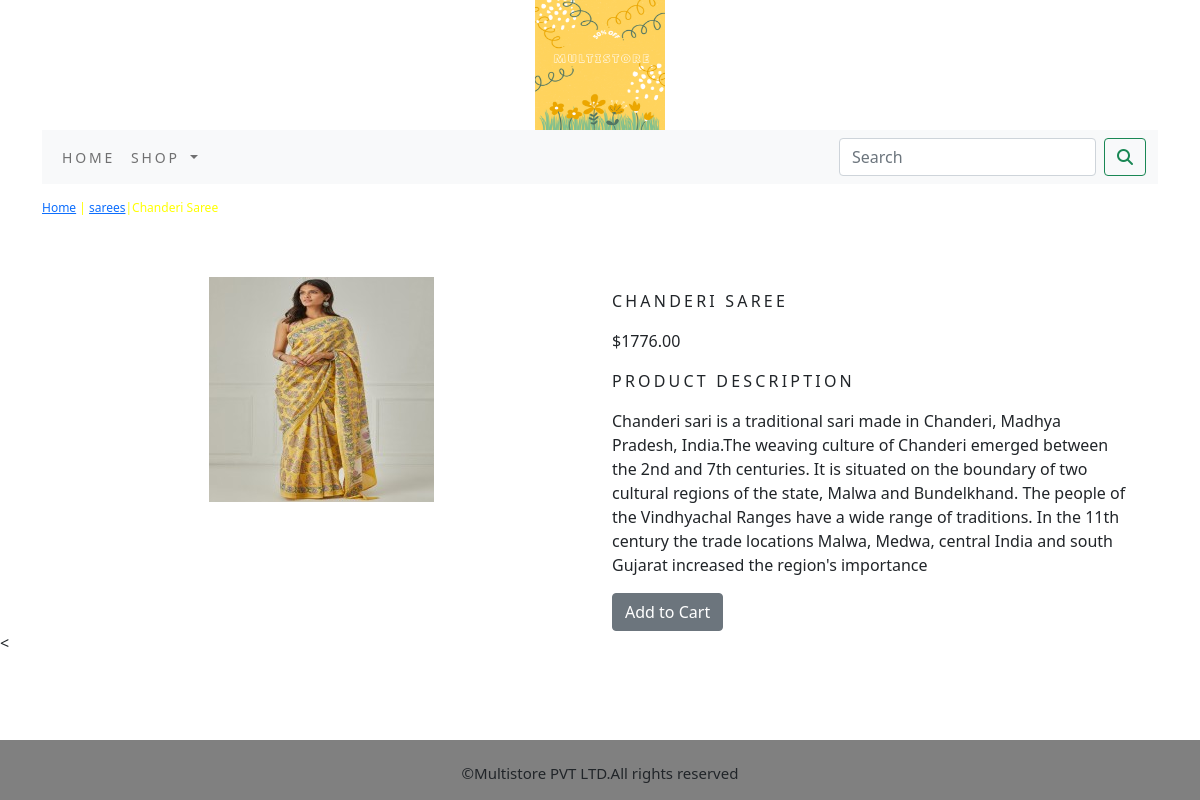
Page /commerceapp/sarees/chanderi-saree/ on the committed database.
### commerceapp/models.py (models this page shows, shortened)
class Product(models.Model):
    name = models.CharField(max_length=200, unique=True)
    slug = models.SlugField(max_length=200, unique=True)
    description = models.TextField(blank=True)
    image = models.ImageField(upload_to='product', blank=True)
    price = models.DecimalField(max_digits=10,decimal_places=2)
    category = models.ForeignKey(Category,on_delete=models.CASCADE)
    stock = models.IntegerField()
    available = models.BooleanField(default=True)
    created = models.DateTimeField(auto_now_add=True)
    updated = models.DateTimeField(auto_now=True)
    class Meta:
        ordering = ('name',)
        verbose_name = 'product'
        verbose_name_plural = 'products'

class Category(models.Model):
    name = models.CharField(max_length=200,unique=True)
    slug = models.SlugField(max_length=200,unique=True)
    description = models.TextField(blank=True)
    image = models.ImageField(upload_to='category',blank=True)
    class Meta:
        ordering = ('name',)
        verbose_name = 'category'
        verbose_name_plural = 'categories'
    def get_url(self):
        return reverse('commerceapp:products_by_category', args=[self.slug])
    def __str__(self):
        return '{}'.format(self.name)

### commerceapp/views.py (the view)
# urls.py: path('<slug:c_slug>/<slug:product_slug>/',views.proDetail,name='ProCatdetail'),
def proDetail(request,c_slug,product_slug):
    try:
        product=Product.objects.get(category__slug=c_slug,slug=product_slug)
    except Exception as e:
        raise e
    return render(request,"product.html",{'product':product})

### cartapp/contextprocessors.py (called while the page is built)
def counter(request):
    item_count=0
    if 'admin' in request.path:
        return {}
    else:
        try:
            cart=Cart.objects.filter(cart_id=_cart_id(request))
            car_items=CartItem.objects.all().filter(cart=cart[:1])
            for cart_item in car_items:
                item_count += cart_item.quantity
        except Cart.DoesNotExist:
            item_count =0
    return dict(item_count=item_count)

### cartapp/views.py (called while the page is built)
def _cart_id(request):
    cart = request.session.session_key
    if not cart:
        cart = request.session.create()
    return cart

### commerceapp/context processors.py (called while the page is built)
def menu_links(request):
    links=Category.objects.all()
    return dict(links=links)

### templates/product.html (shortened to what this page needs)
{% extends 'base.html' %}
{% load static %}
{% block content %}
<div class="row my_prod_row_class">
    <div class="mx_auto">
        <p> <a href="{% url 'commerceapp:allProdCat' %}">Home</a> | <a href="{{product.category.get_url}}">{{product.category}}</a>|{{product.name}}</p>
    </div>
</div>
<div class="container">
<br>
<div class="row">
    <div class="col-12 col-sm-12 col-md-12 col-lg-6 text-center">
        <div style="min-width:18rem">
            <img src="{{product.image.url}}" alt="{{product.name}}">
        </div>
    </div>
    <div class="col-12 col-sm-12 col-md-12 col-lg-6 ">
        <div>
            <h1 class="my_prod_title">{{product.name}}</h1>
            <p>${{product.price}}</p>
            <p class="my_title">Product Description</p>
            <p class="text-justify my_prod_text">{{product.description}}</p>
            {% if product.stock <= 0 %}
            <p class="text-justify my_prod_text"><b>OUT OF STOCK</b></p>
            {% else %}
            <a  class="btn btn-secondary" href="{% url 'cartapp:add_cart' product.id %}">Add to Cart</a>
            {% endif %}
        </div>
    </div>
</div>
</div>
</div>
{% endblock %}

### static/css/custom.css (style rules this page uses)
body { font-family: 'Raleway', sans-serif; text:justify; }
.my_title { font-size:16px; text-transform:uppercase; letter-spacing: .2em; }
.my_prod_row_class { padding-top:15px; padding-bottom:20px; }
.my_prod_row_class .mx_auto { color:yellow; font-size:12px; text-decoration:none; }
.my_prod_title { font-size:16px; text-transform:uppercase; letter-spacing:0.2em; padding-top:15px; padding-bottom:10px; }
.my_prod_text { padding-right:20px; }

### rows in the picture
Product: category "sarees", name "Chanderi Saree", image (picture), name "CHANDERI SAREE", price "1776.00", description "Chanderi sari is a traditional sari made in Chanderi, Madhya Pradesh, India.The weaving culture of Chanderi emerged between the 2nd and 7th centuries. It is situated on the boundary of two cultural regions of the state, Malwa and Bundelkhand. The people of the Vindhyachal Ranges have a wide range of traditions. In the 11th century the trade locations Malwa, Medwa, central India and south Gujarat increased the region's importance"
